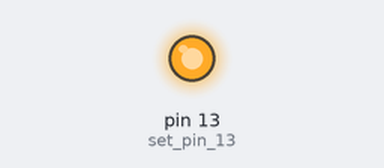
The sketch below on a simulated Arduino Uno, built with avr-gcc and run on an emulated ATmega328P. Shown: output pins drawn as LEDs (lit = HIGH).

Above: at 0.15 s.
At 9.4 s:
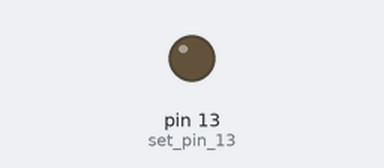
Timing chart, 0 to 13.3 s (numbered marks = the images above):
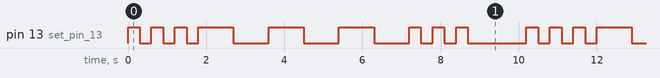

Measured:
- by itself, pin 13 (set_pin_13): repeats every 10.2 s: 2 × (LOW 0.30 s, HIGH 0.30 s), LOW 0.30 s, 3 × (HIGH 0.90 s, LOW 0.90 s), 2 × (HIGH 0.30 s, LOW 0.30 s), HIGH 0.30 s, LOW 1.5 s, HIGH 0.30 s
- by itself, everything shown: repeats every 10.2 s, in 18 steps

The sketch:

1-7_Uebungsprojekt.ino
```cpp
// 1.7 Übungsprojekt
// Solution by philipprogramm
//
// Pins
// none

void setup(){
    pinMode(13, OUTPUT); // set pin 13 (onboard led) as output
}
void loop(){
    // morse S
    //  Blink 1
    digitalWrite(13, HIGH); // turn led on
    delay(300); // wait 300 ms
    digitalWrite(13, LOW); // turn led on
    delay(300); // wait 300 ms

    //  Blink 2
    digitalWrite(13, HIGH); // turn led on
    delay(300); // wait 300 ms
    digitalWrite(13, LOW); // turn led on
    delay(300); // wait 300 ms

    //  Blink 3
    digitalWrite(13, HIGH); // turn led on
    delay(300); // wait 300 ms
    digitalWrite(13, LOW); // turn led on
    delay(300); // wait 300 ms


    // morse O
    //  Blink 1
    digitalWrite(13, HIGH); // turn led on
    delay(900); // wait 900 ms
    digitalWrite(13, LOW); // turn led on
    delay(900); // wait 900 ms

    //  Blink 2
    digitalWrite(13, HIGH); // turn led on
    delay(900); // wait 900 ms
    digitalWrite(13, LOW); // turn led on
    delay(900); // wait 900 ms

    //  Blink 3
    digitalWrite(13, HIGH); // turn led on
    delay(900); // wait 900 ms
    digitalWrite(13, LOW); // turn led on
    delay(900); // wait 900 ms


    // morse S
    //  Blink 1
    digitalWrite(13, HIGH); // turn led on
    delay(300); // wait 300 ms
    digitalWrite(13, LOW); // turn led on
    delay(300); // wait 300 ms

    //  Blink 2
    digitalWrite(13, HIGH); // turn led on
    delay(300); // wait 300 ms
    digitalWrite(13, LOW); // turn led on
    delay(300); // wait 300 ms

    //  Blink 3
    digitalWrite(13, HIGH); // turn led on
    delay(300); // wait 300 ms
    digitalWrite(13, LOW); // turn led on
    delay(300); // wait 300 ms

    // wait for next word
    delay(1200); // wait 1200ms
}
```
